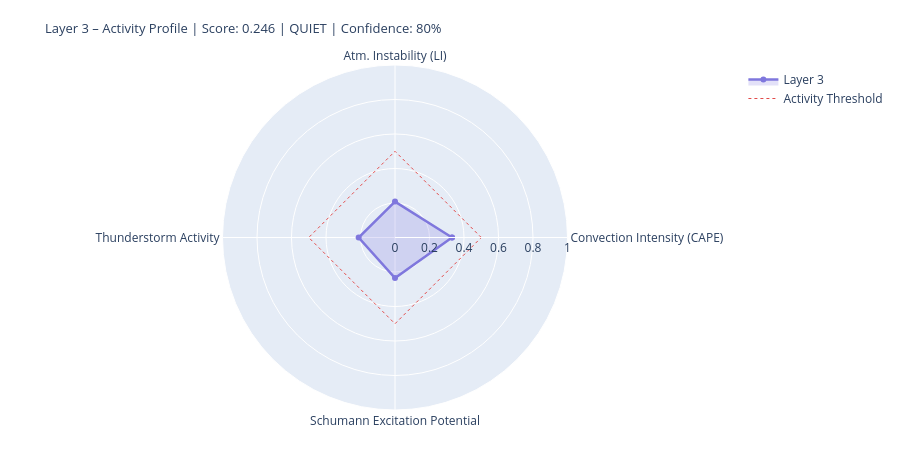

The code cell stored with this chart in its notebook:
### Markdown cell above
---
## 4. State Assessment & Handoff to Layer 4/5

### Code cell
# ============================================================
# LAYER-3-SCORE
# Five dynamic components
# ============================================================

def norm(v, lo, hi):
    if v is None or (isinstance(v, float) and math.isnan(v)): return None
    return round(max(0.0, min(1.0, (v - lo) / (hi - lo))), 4)

# --- 1) Convection intensity (global CAPE mean) ---
cape_mean = df_atm['cape'].dropna().mean() if not df_atm.empty else None
conv_score = norm(cape_mean, 0, 3000)
conv_src   = 'primary' if cape_mean is not None else 'missing'

# --- 2) Atmospheric instability (LI mean) ---
li_mean   = df_atm['li'].dropna().mean() if not df_atm.empty else None
# Negative LI = unstable → higher score
instab_score = norm(-li_mean if li_mean is not None else None, -6, 6)
instab_src   = 'primary' if li_mean is not None else 'missing'

# --- 3) Thunderstorm activity (mean thunder score + WMO count) ---
thunder_mean = df_atm['thunder_score'].mean() if not df_atm.empty else None
n_thunder    = int(df_atm['thunderstorm'].sum()) if not df_atm.empty else 0
thunder_score_val = norm(
    (thunder_mean or 0) * 0.7 + n_thunder * 0.1, 0, 1.0
) if thunder_mean is not None else None
thunder_src = 'primary'

# --- 4) Schumann excitation potential (weighted Schumann contribution) ---
schumann_pot = df_atm['schumann_contribution'].mean() if not df_atm.empty else None
# Boosted by Layer-2 thunderstorm trigger
if schumann_pot is not None and l2_thunder:
    schumann_pot = min(1.0, schumann_pot * 1.2)
schumann_score = norm(schumann_pot, 0, 1.0) if schumann_pot is not None else None
schumann_src   = 'derived'

# --- 5) Storm activity (NASA EONET) ---
# Distinction: None = data not loaded, 0.0 = loaded but no events
storm_score = None
storm_src   = 'missing'
if raw.get('storms') is not None:          # API reached successfully
    storm_score = norm(len(storm_events), 0, 30) if storm_events else 0.0
    storm_src   = 'primary'

# X-Ray and Kp: context only, not in dynamic score
# (X-Ray = Layer-0/4 driver; Kp = geomagnetic index, not a lightning proxy)
xray_context = None
if raw.get('xray'):
    df_xc = pd.DataFrame(raw['xray'])
    fc = next((c for c in df_xc.columns
               if any(k in c.lower() for k in ['flux','long']) and 'time' not in c.lower()),
              df_xc.columns[1])
    df_xc[fc] = pd.to_numeric(df_xc[fc], errors='coerce')
    xray_last = df_xc[fc].dropna().iloc[-1] if not df_xc[fc].dropna().empty else None
    if xray_last:
        xray_class = ('X' if xray_last>=1e-4 else 'M' if xray_last>=1e-5
                      else 'C' if xray_last>=1e-6 else 'B')
        xray_context = {'flux': float(xray_last), 'class': xray_class}
        print(f'X-Ray context: {xray_class}-class ({xray_last:.2e} W/m²)')

# --- Aggregate ---
COMPONENTS = {
    'Convection Intensity (CAPE)':  {'score': conv_score,       'source': conv_src,    'dynamic': True},
    'Atm. Instability (LI)':         {'score': instab_score,     'source': instab_src,  'dynamic': True},
    'Thunderstorm Activity':              {'score': thunder_score_val, 'source': thunder_src, 'dynamic': True},
    'Schumann Excitation Potential':   {'score': schumann_score,   'source': schumann_src,'dynamic': True},
    'Active Storm Events (EONET)': {'score': storm_score,      'source': storm_src,   'dynamic': True},
}

available   = {k: v['score'] for k, v in COMPONENTS.items() if v['score'] is not None}
unavailable = [k for k, v in COMPONENTS.items() if v['score'] is None]
layer3_score = round(sum(available.values()) / len(available), 4) if available else None
confidence   = round(len(available) / len(COMPONENTS), 2)
level = ('unknown' if layer3_score is None
         else 'quiet'   if layer3_score < 0.3
         else 'moderate' if layer3_score < 0.6
         else 'active')
dominant_l3 = max(available, key=available.get) if available else 'none'

# --- Ausgabe ---
W = 68
print('=' * W)
print('LAYER 3 – ATMOSPHERE / WEATHER / THUNDERSTORMS – STATE ASSESSMENT')
print('=' * W)
for name, comp in COMPONENTS.items():
    s = comp['score']
    if s is not None:
        bar = '█' * int(s * 20) + '░' * (20 - int(s * 20))
        print(f'  {name:<36} {bar}  {s:.3f}  [{comp["source"]}]')
    else:
        print(f'  {name:<36} {"─" * 20}  n/a   [missing]')
print('-' * W)
print(f'  Score:        {layer3_score:.3f}  ({len(available)}/{len(COMPONENTS)} components)')
print(f'  Confidence:   {confidence:.0%}')
print(f'  Level:        {level.upper()}')
print(f'  Dominant:     {dominant_l3}')
print(f'  CAPE mean:    {cape_mean:.0f} J/kg' if cape_mean else '  CAPE mean:    n/a')
print(f'  LI mean:      {li_mean:.1f} K' if li_mean is not None else '  LI mean:      n/a')
print(f'  Thunderstorms:{n_thunder} points (WMO)  +  {len(storm_events)} NASA EONET')
print('=' * W)

# Radar
cats   = list(available.keys())
vals_r = list(available.values())
if len(cats) >= 3:
    fig = go.Figure()
    fig.add_trace(go.Scatterpolar(
        r=vals_r + [vals_r[0]], theta=cats + [cats[0]],
        fill='toself', fillcolor='rgba(127,119,221,0.22)',
        line=dict(color='#7F77DD', width=2.5), name='Layer 3'
    ))
    fig.add_trace(go.Scatterpolar(
        r=[0.5] * (len(cats)+1), theta=cats + [cats[0]],
        line=dict(color='#E24B4A', dash='dot', width=1),
        mode='lines', name='Activity Threshold'
    ))
    fig.update_layout(
        title=dict(
            text=f'Layer 3 – Activity Profile | Score: {layer3_score:.3f} | {level.upper()} | Confidence: {confidence:.0%}',
            font=dict(size=13)
        ),
        polar=dict(radialaxis=dict(visible=True, range=[0, 1])),
        height=450, showlegend=True,
        margin=dict(l=60, r=60, t=65, b=40)
    )
    fig.show()

### Figure 1 — Plotly figure (JSON) as saved in the notebook; plotly's stock layout.template omitted (floating-point values rounded to 4 significant figures)
{"data": [{"fill": "toself", "fillcolor": "rgba(127,119,221,0.22)", "line": {"color": "#7F77DD", "width": 2.5}, "name": "Layer 3", "r": [0.3306, 0.2083, 0.2107, 0.2352, 0.3306], "theta": ["Convection Intensity (CAPE)", "Atm. Instability (LI)", "Thunderstorm Activity", "Schumann Excitation Potential", "Convection Intensity (CAPE)"], "type": "scatterpolar"}, {"line": {"color": "#E24B4A", "dash": "dot", "width": 1}, "mode": "lines", "name": "Activity Threshold", "r": [0.5, 0.5, 0.5, 0.5, 0.5], "theta": ["Convection Intensity (CAPE)", "Atm. Instability (LI)", "Thunderstorm Activity", "Schumann Excitation Potential", "Convection Intensity (CAPE)"], "type": "scatterpolar"}], "layout": {"height": 450, "margin": {"b": 40, "l": 60, "r": 60, "t": 65}, "polar": {"radialaxis": {"range": [0, 1], "visible": true}}, "showlegend": true, "title": {"font": {"size": 13}, "text": "Layer 3 – Activity Profile | Score: 0.246 | QUIET | Confidence: 80%"}}}
